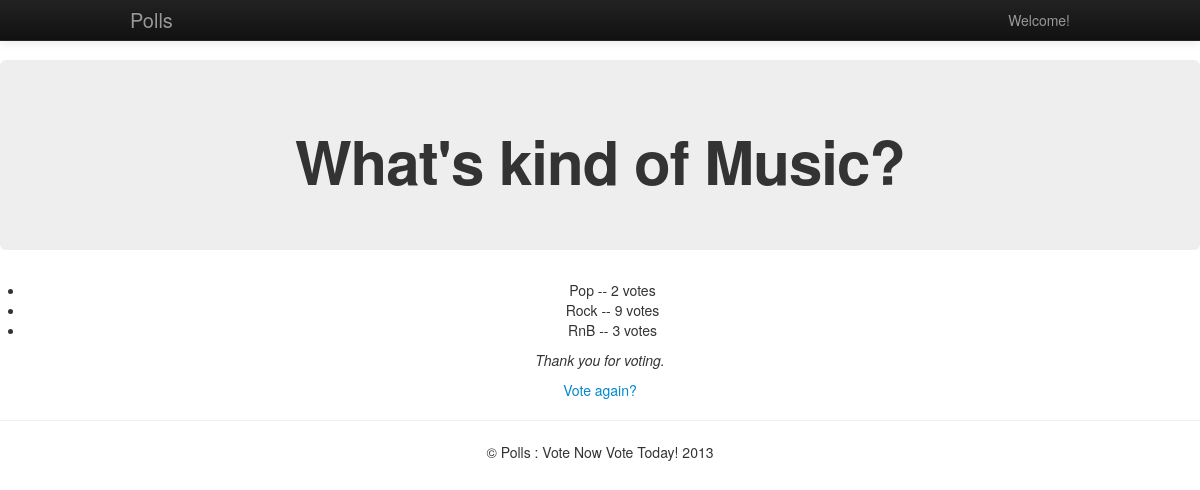
Page /polls/1/results/ on the committed database.
### polls/models.py (models this page shows, shortened)
class Poll(models.Model):
	question = models.CharField(max_length=200)
	pub_date = models.DateTimeField('date published')
	def was_published_recently(self):
		now = timezone.now() #was_published_recently() should return False for polls whose pub_date is in the future
		return now - datetime.timedelta(days=1) <= self.pub_date < now
	was_published_recently.admin_order_field = 'pub_date'
	was_published_recently.boolean = True
	was_published_recently.short_description = 'Published recently?'

class Choice(models.Model):
    poll = models.ForeignKey(Poll)
    choice_text = models.CharField(max_length=200)
    votes = models.IntegerField(default=0)

### polls/views.py (the view)
# urls.py: url(r'^(?P<pk>\d+)/results/$', views.ResultsView.as_view(), name='results'),
class ResultsView(generic.DetailView):
    model = Poll
    template_name = 'polls/results.html'

### polls/templates/polls/results.html
{% extends 'polls/base.html' %}
{% block body_block %}
<div class="hero-unit" align="center">
    <h1>{{ poll.question }}</h1>
</div>
<ul>
{% for choice in poll.choice_set.all %}
    <li>{{ choice.choice_text }} -- {{ choice.votes }} vote{{ choice.votes|pluralize }}</li>
{% endfor %}
</ul>
<p> <i> Thank you for voting. </i></p>
<a href="{% url 'polls:detail' poll.id %}">Vote again?</a>
{% endblock %}

### rows in the picture
Poll: question "What's kind of Music?"
Choice: choice_text "Pop", votes "2"
Choice: choice_text "Rock", votes "9"
Choice: choice_text "RnB", votes "3"
